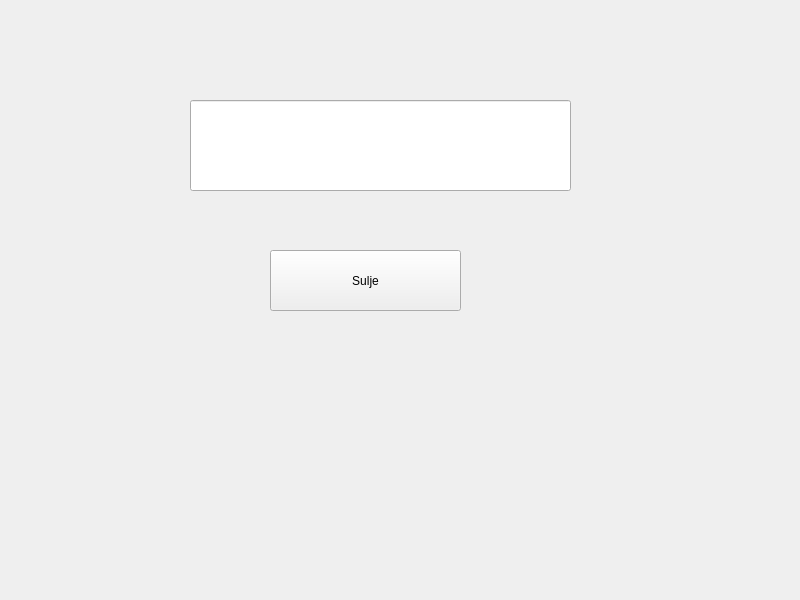
<?xml version="1.0" encoding="UTF-8"?>
<ui version="4.0">
 <class>Rfid</class>
 <widget class="QWidget" name="Rfid">
  <property name="geometry">
   <rect>
    <x>0</x>
    <y>0</y>
    <width>800</width>
    <height>600</height>
   </rect>
  </property>
  <property name="windowTitle">
   <string>Rfid</string>
  </property>
  <widget class="QLineEdit" name="lineEdit">
   <property name="geometry">
    <rect>
     <x>190</x>
     <y>100</y>
     <width>381</width>
     <height>91</height>
    </rect>
   </property>
   <property name="font">
    <font>
     <pointsize>20</pointsize>
    </font>
   </property>
   <property name="alignment">
    <set>Qt::AlignCenter</set>
   </property>
  </widget>
  <widget class="QPushButton" name="pushButton">
   <property name="geometry">
    <rect>
     <x>270</x>
     <y>250</y>
     <width>191</width>
     <height>61</height>
    </rect>
   </property>
   <property name="text">
    <string>Sulje</string>
   </property>
  </widget>
 </widget>
 <resources/>
 <connections/>
</ui>
